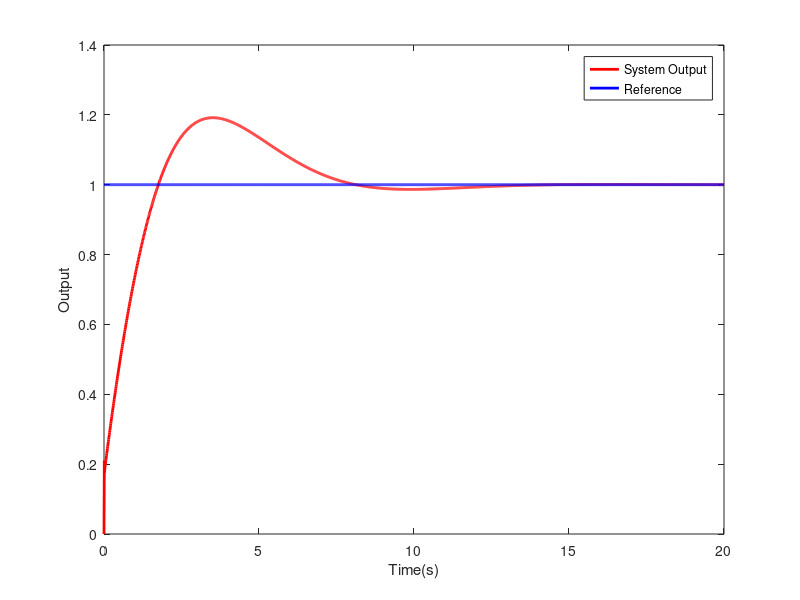

The MATLAB source for this figure:
%设置PID参数
Kp=1;
Ki=0.5;
Kd=0.2;
 
%设置系统模拟参数
T=0.01;
final_time=20;
time=0:T:final_time;
 
%初始化变量
e=zeros(1,length(time));
u=zeros(1,length(time));
y=zeros(1,length(time));
 
%系统输入
r=ones(1,length(time))*1;
 
%积分误差
inte_error=0;
 
%微分误差
diff_error=0;
 
%前一次误差
pre_error=0;
 
%PID控制循环
for i=2:length(time)
    
    %误差
    e(i)=r(i)-y(i-1);
    
    %积分误差
    inte_error=inte_error+e(i)*T;
    
    %微分误差
    diff_error=(e(i)-pre_error)/T;
    
    %PID控制计算
    u(i)=Kp*e(i)+Ki*inte_error+Kd*diff_error;
    
    %系统模拟
    y(i)=y(i-1)+T*u(i);
    
    %记录前一次误差
    pre_error=e(i);
end
 
%绘图
plot(time,y,'r','LineWidth',2);
hold on;
plot(time,r,'b','LineWidth',2);
xlabel('Time(s)');
ylabel('Output');
legend('System Output','Reference');

